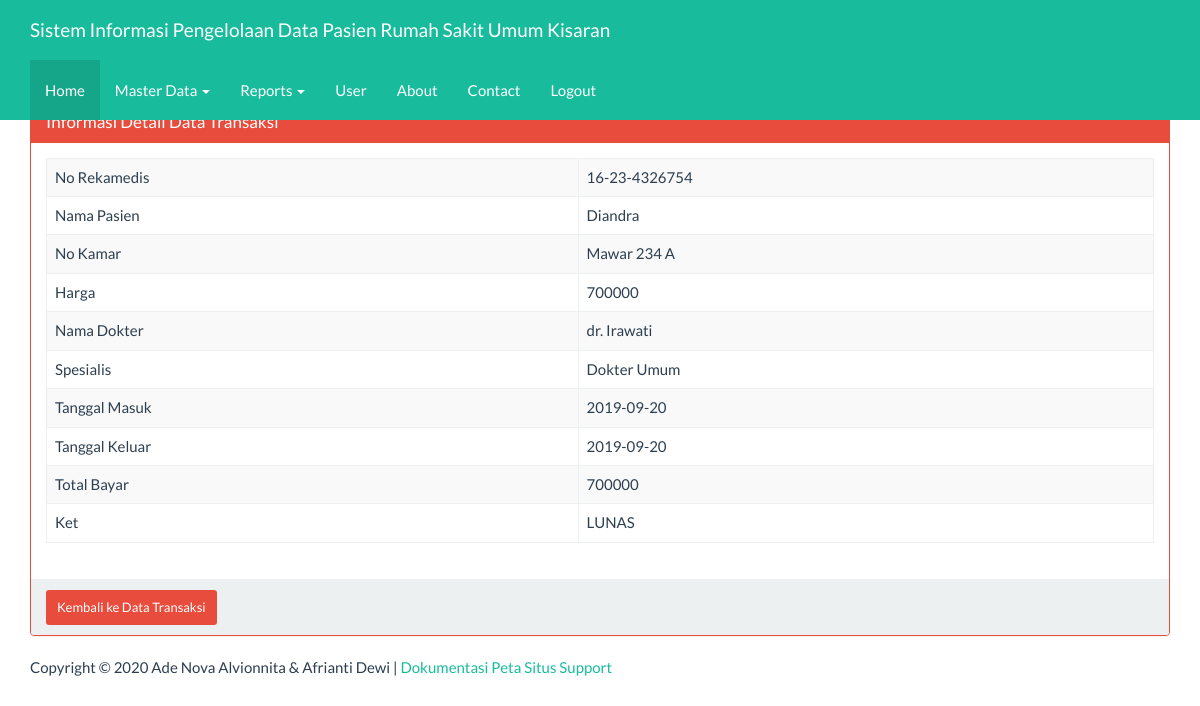
Screenshot of /index_admin.php?page=transaksi&actions=detail&id=3 (signed in) with the database file from the repository.
### tables this page shows
CREATE TABLE `tbtransaksi` (
  `id` int(11) NOT NULL,
  `no_rm` varchar(50) NOT NULL,
  `namapasien` varchar(50) NOT NULL,
  `noruangan` varchar(25) NOT NULL,
  `Harga` int(50) NOT NULL,
  `namadokter` varchar(50) NOT NULL,
  `spesialis` varchar(100) NOT NULL,
  `tglmasuk` date NOT NULL,
  `tglkeluar` date NOT NULL,
  `bayar` int(11) NOT NULL,
  `ket` varchar(50) NOT NULL
);

### views/transaksi_detail.php (the view)
<div class="container">
    <div class="row">
        <div class="col-xs-12">
            <div class="panel panel-danger">
                <div class="panel-heading">
                    <h3 class="panel-title">Informasi Detail Data Transaksi</h3>
                </div>
                <div class="panel-body">
                    <?php
                    $sql = "SELECT * FROM tbtransaksi WHERE id='" . $_GET ['id'] . "'";
                    $query = mysqli_query($koneksi, $sql) or die("SQL Detail error");
                    $data = mysqli_fetch_array($query);
                    ?>
                    <table class="table table-bordered table-striped table-hover">
					<tr>
                            <td>No Rekamedis</td> <td><?= $data['no_rm'] ?></td>
                        </tr>
                        <tr>
                            <td>Nama Pasien</td> <td><?= $data['namapasien'] ?></td>
                        </tr>
						<tr>
                            <td>No Kamar</td> <td><?= $data['noruangan'] ?></td>
                        </tr>
						<tr>
                            <td>Harga </td> <td><?= $data['Harga'] ?></td>
                        </tr>
                        <tr>
                            <td>Nama Dokter</td> <td><?= $data['namadokter'] ?></td>
                        </tr>
                        <tr>
                            <td>Spesialis</td> <td><?= $data['spesialis'] ?></td>
                        </tr>
						<tr>
                            <td>Tanggal Masuk</td> <td><?= $data['tglmasuk'] ?></td>
                        </tr>
						<tr>
                            <td>Tanggal Keluar</td> <td><?= $data['tglkeluar'] ?></td>
                        </tr>
						<tr>
                            <td>Total Bayar</td> <td><?= $data['bayar'] ?></td>
                        </tr>
						<tr>
                            <td>Ket</td> <td><?= $data['ket'] ?></td>
                        </tr>
                    </table>
                </div>
                <div class="panel-footer">
                    <a href="?page=transaksi&actions=tampil" class="btn btn-danger btn-sm">
                        Kembali ke Data Transaksi </a>
                </div>
            </div>
        </div>
    </div>
</div>

### index_admin.php (style rules this page uses)
body { margin-top:70px; }

### rows the page displays
tbtransaksi: no_rm "16-23-4326754", namapasien "Diandra", noruangan "Mawar 234 A", Harga "700000", namadokter "dr. Irawati", spesialis "Dokter Umum", tglmasuk "2019-09-20", tglkeluar "2019-09-20", bayar "700000", ket "LUNAS"
